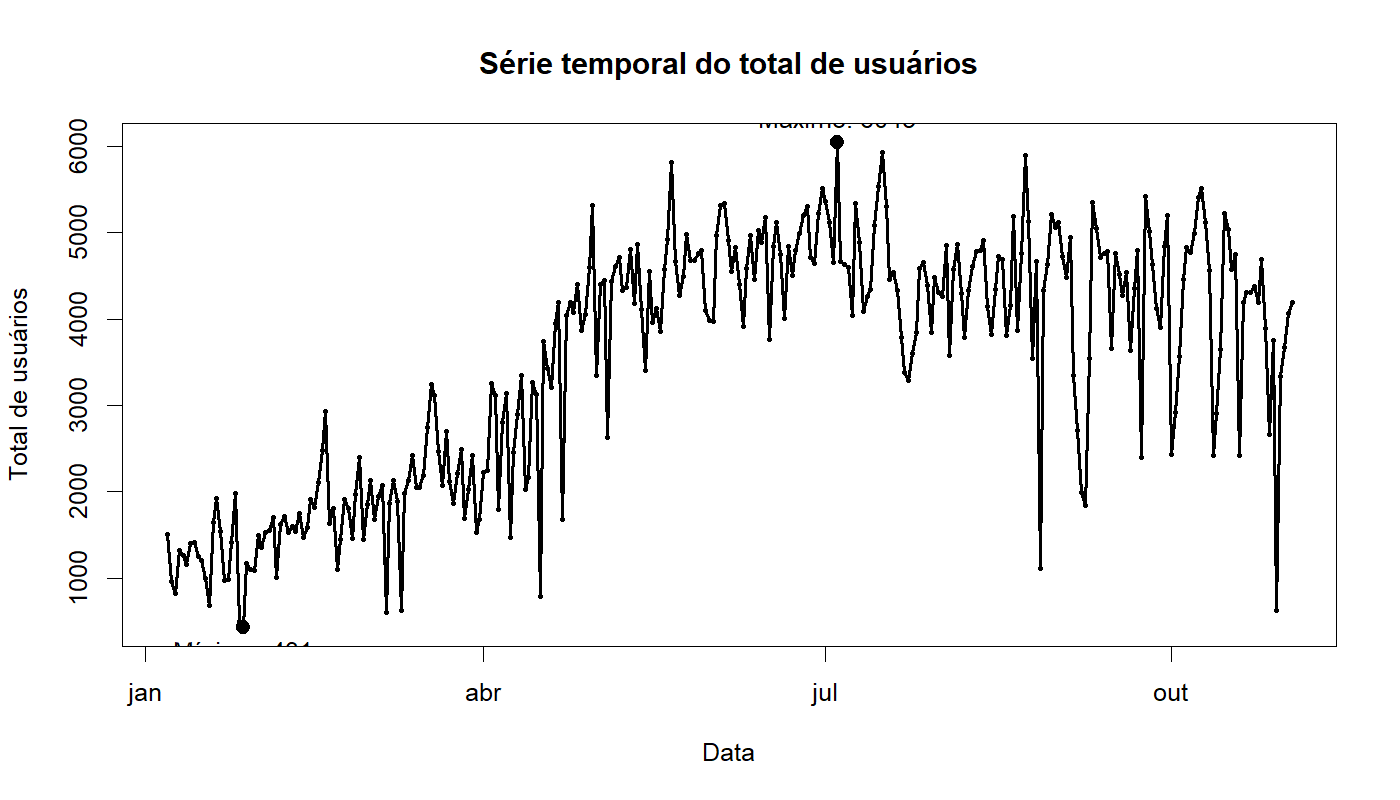

The script that saved this image:
setwd("C:/Users/clari/Programas - estudo/Trabalhos Faculdade/Homework-1")

source("Questao1/1.2.data_group/1.2.data_group.R")

data_group <- dados

data_group$total_user <- data_group$casual + data_group$registered

data_group <- data_group[order(data_group$dteday), ]

indice_max <- which.max(data_group$total_user)
indice_min <- which.min(data_group$total_user)

png(
  filename = "Questao 4/4.1.serie_temporal_total_user.png",
  width = 1400,
  height = 800,
  res = 150
)

plot(
  data_group$dteday,
  data_group$total_user,
  type = "l",
  lwd = 2,
  xlab = "Data",
  ylab = "Total de usuários",
  main = "Série temporal do total de usuários"
)

points(
  data_group$dteday,
  data_group$total_user,
  pch = 16,
  cex = 0.4
)

points(
  data_group$dteday[indice_max],
  data_group$total_user[indice_max],
  pch = 19,
  cex = 1.2
)

points(
  data_group$dteday[indice_min],
  data_group$total_user[indice_min],
  pch = 19,
  cex = 1.2
)

text(
  data_group$dteday[indice_max],
  data_group$total_user[indice_max],
  labels = paste(
    "Máximo:",
    data_group$total_user[indice_max]
  ),
  pos = 3
)

text(
  data_group$dteday[indice_min],
  data_group$total_user[indice_min],
  labels = paste(
    "Mínimo:",
    data_group$total_user[indice_min]
  ),
  pos = 1
)

dev.off()

cat("\nMAIOR UTILIZAÇÃO\n")
cat(
  "Data:",
  as.character(data_group$dteday[indice_max]),
  "\n"
)
cat(
  "Total de usuários:",
  data_group$total_user[indice_max],
  "\n"
)

cat("\nMENOR UTILIZAÇÃO\n")
cat(
  "Data:",
  as.character(data_group$dteday[indice_min]),
  "\n"
)
cat(
  "Total de usuários:",
  data_group$total_user[indice_min],
  "\n"
)
